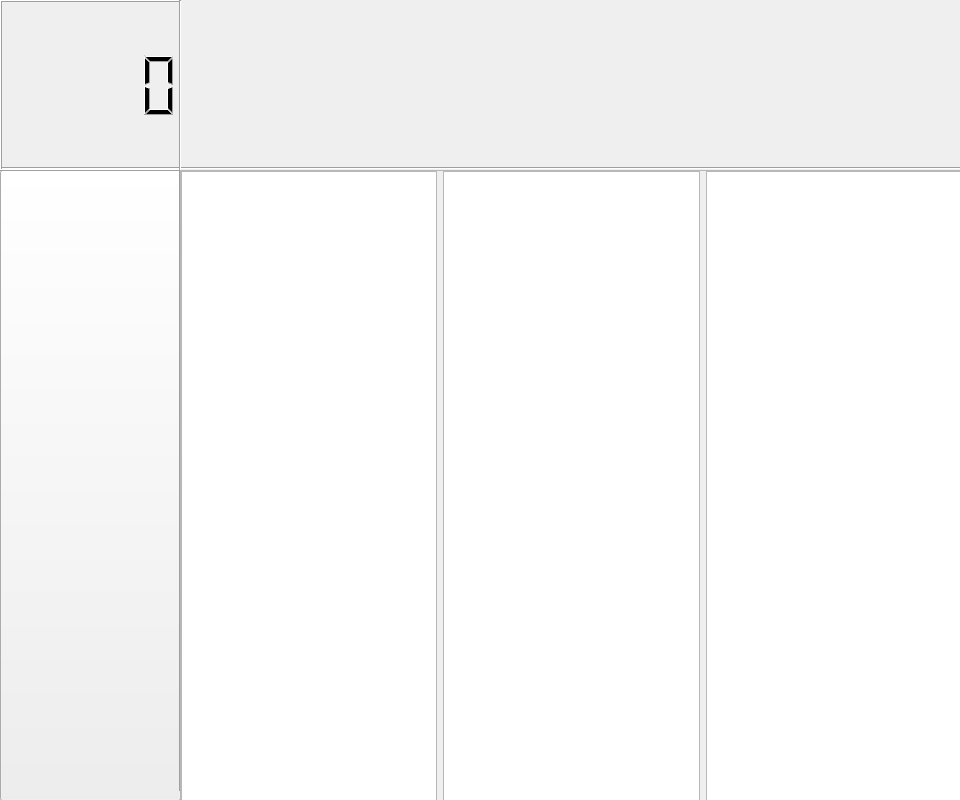
<?xml version="1.0" encoding="UTF-8"?>
<ui version="4.0">
 <class>Form</class>
 <widget class="QWidget" name="Form">
  <property name="geometry">
   <rect>
    <x>0</x>
    <y>0</y>
    <width>960</width>
    <height>800</height>
   </rect>
  </property>
  <property name="windowTitle">
   <string>Form</string>
  </property>
  <widget class="QLabel" name="background">
   <property name="enabled">
    <bool>true</bool>
   </property>
   <property name="geometry">
    <rect>
     <x>0</x>
     <y>0</y>
     <width>961</width>
     <height>801</height>
    </rect>
   </property>
   <property name="text">
    <string/>
   </property>
   <property name="pixmap">
    <pixmap>../../Downloads/bgb.jpg</pixmap>
   </property>
   <property name="scaledContents">
    <bool>true</bool>
   </property>
  </widget>
  <widget class="Line" name="linehori">
   <property name="geometry">
    <rect>
     <x>0</x>
     <y>160</y>
     <width>961</width>
     <height>16</height>
    </rect>
   </property>
   <property name="orientation">
    <enum>Qt::Horizontal</enum>
   </property>
  </widget>
  <widget class="QPushButton" name="backbutton">
   <property name="geometry">
    <rect>
     <x>0</x>
     <y>170</y>
     <width>181</width>
     <height>631</height>
    </rect>
   </property>
   <property name="text">
    <string/>
   </property>
   <property name="icon">
    <iconset resource="medioresoures.qrc">
     <normaloff>:/project medio/returnbutton.png</normaloff>:/project medio/returnbutton.png</iconset>
   </property>
   <property name="iconSize">
    <size>
     <width>181</width>
     <height>631</height>
    </size>
   </property>
  </widget>
  <widget class="QLCDNumber" name="clock">
   <property name="geometry">
    <rect>
     <x>0</x>
     <y>0</y>
     <width>181</width>
     <height>171</height>
    </rect>
   </property>
   <property name="digitCount">
    <number>5</number>
   </property>
   <property name="value" stdset="0">
    <double>0.000000000000000</double>
   </property>
  </widget>
  <widget class="Line" name="lineverti">
   <property name="geometry">
    <rect>
     <x>170</x>
     <y>0</y>
     <width>21</width>
     <height>791</height>
    </rect>
   </property>
   <property name="orientation">
    <enum>Qt::Vertical</enum>
   </property>
  </widget>
  <widget class="QScrollArea" name="scrollArea">
   <property name="geometry">
    <rect>
     <x>180</x>
     <y>170</y>
     <width>781</width>
     <height>631</height>
    </rect>
   </property>
   <property name="widgetResizable">
    <bool>true</bool>
   </property>
   <widget class="QWidget" name="scrollAreaWidgetContents">
    <property name="geometry">
     <rect>
      <x>0</x>
      <y>0</y>
      <width>779</width>
      <height>629</height>
     </rect>
    </property>
    <widget class="QWidget" name="gridLayoutWidget">
     <property name="geometry">
      <rect>
       <x>0</x>
       <y>0</y>
       <width>781</width>
       <height>631</height>
      </rect>
     </property>
     <layout class="QGridLayout" name="gridLayout">
      <item row="0" column="1">
       <widget class="QListWidget" name="datelist"/>
      </item>
      <item row="0" column="0">
       <widget class="QListWidget" name="namelist"/>
      </item>
      <item row="0" column="2">
       <widget class="QListWidget" name="moneylist"/>
      </item>
     </layout>
    </widget>
   </widget>
  </widget>
  <widget class="QWidget" name="gridLayoutWidget_2">
   <property name="geometry">
    <rect>
     <x>180</x>
     <y>80</y>
     <width>782</width>
     <height>91</height>
    </rect>
   </property>
   <layout class="QGridLayout" name="gridLayout_2">
    <item row="0" column="2">
     <widget class="QLabel" name="total">
      <property name="text">
       <string/>
      </property>
      <property name="pixmap">
       <pixmap resource="medioresoures.qrc">:/project medio/priceheader.png</pixmap>
      </property>
     </widget>
    </item>
    <item row="0" column="1">
     <widget class="QLabel" name="date">
      <property name="text">
       <string/>
      </property>
      <property name="pixmap">
       <pixmap resource="medioresoures.qrc">:/project medio/dateheader.png</pixmap>
      </property>
     </widget>
    </item>
    <item row="0" column="0">
     <widget class="QLabel" name="name">
      <property name="text">
       <string/>
      </property>
      <property name="pixmap">
       <pixmap resource="medioresoures.qrc">:/project medio/nameheader.png</pixmap>
      </property>
     </widget>
    </item>
   </layout>
  </widget>
 </widget>
 <resources>
  <include location="medioresoures.qrc"/>
 </resources>
 <connections/>
</ui>
